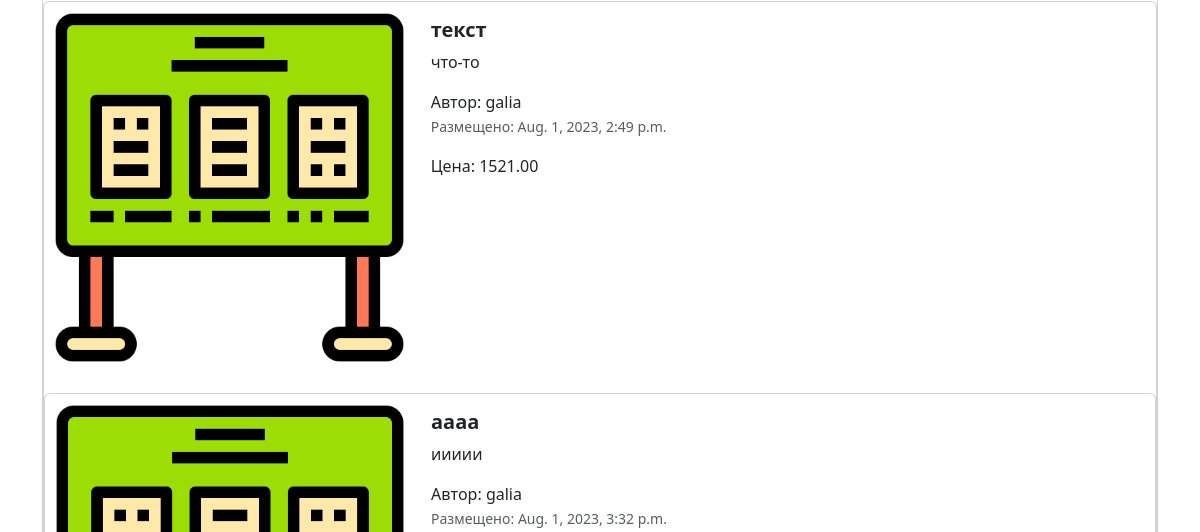
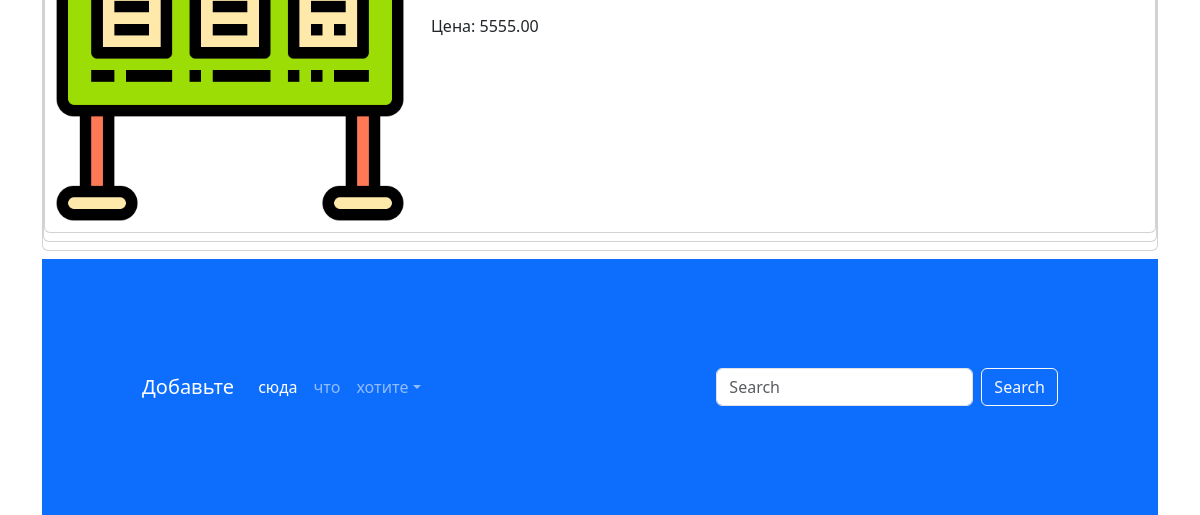
The app's page / (lower part), older data (2 pictures, top to bottom).
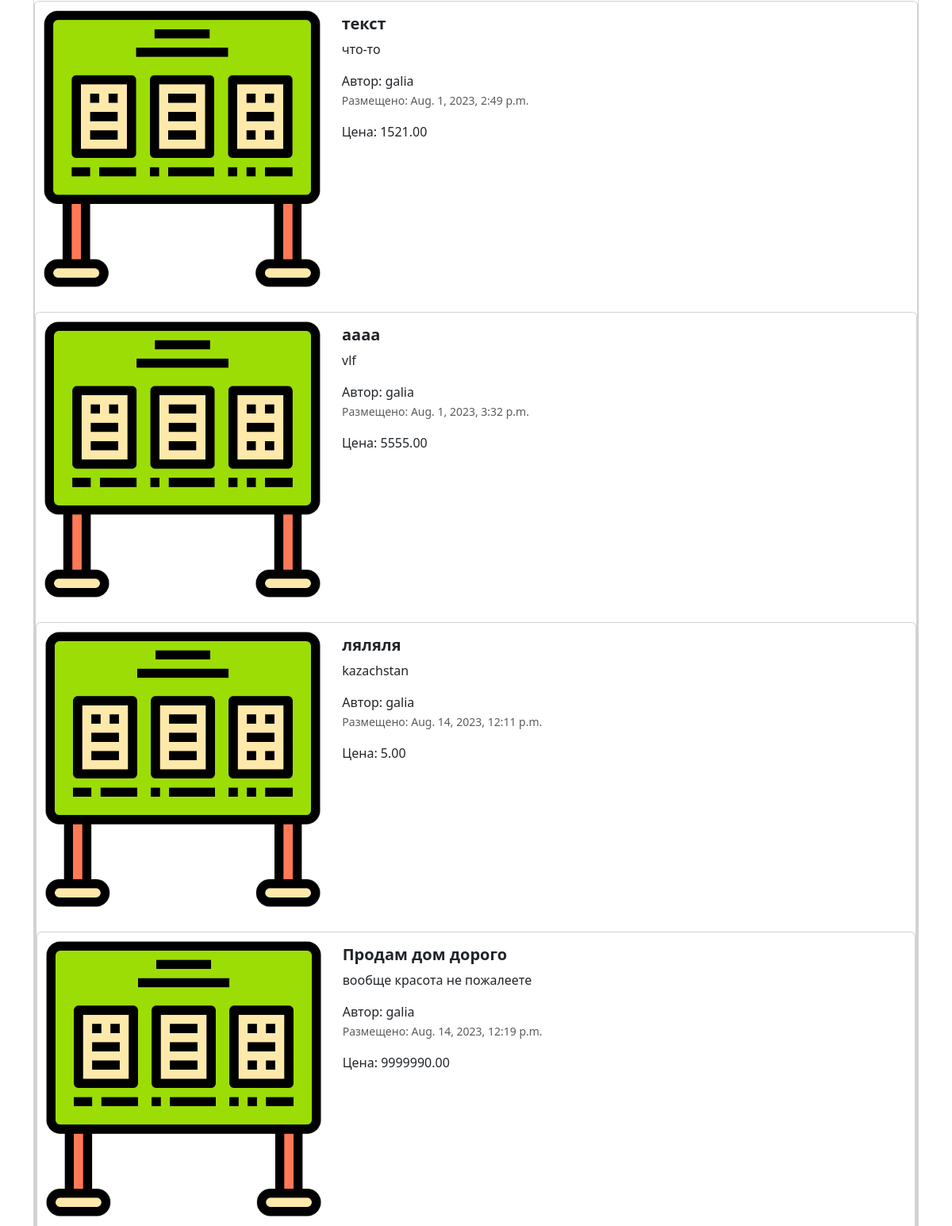
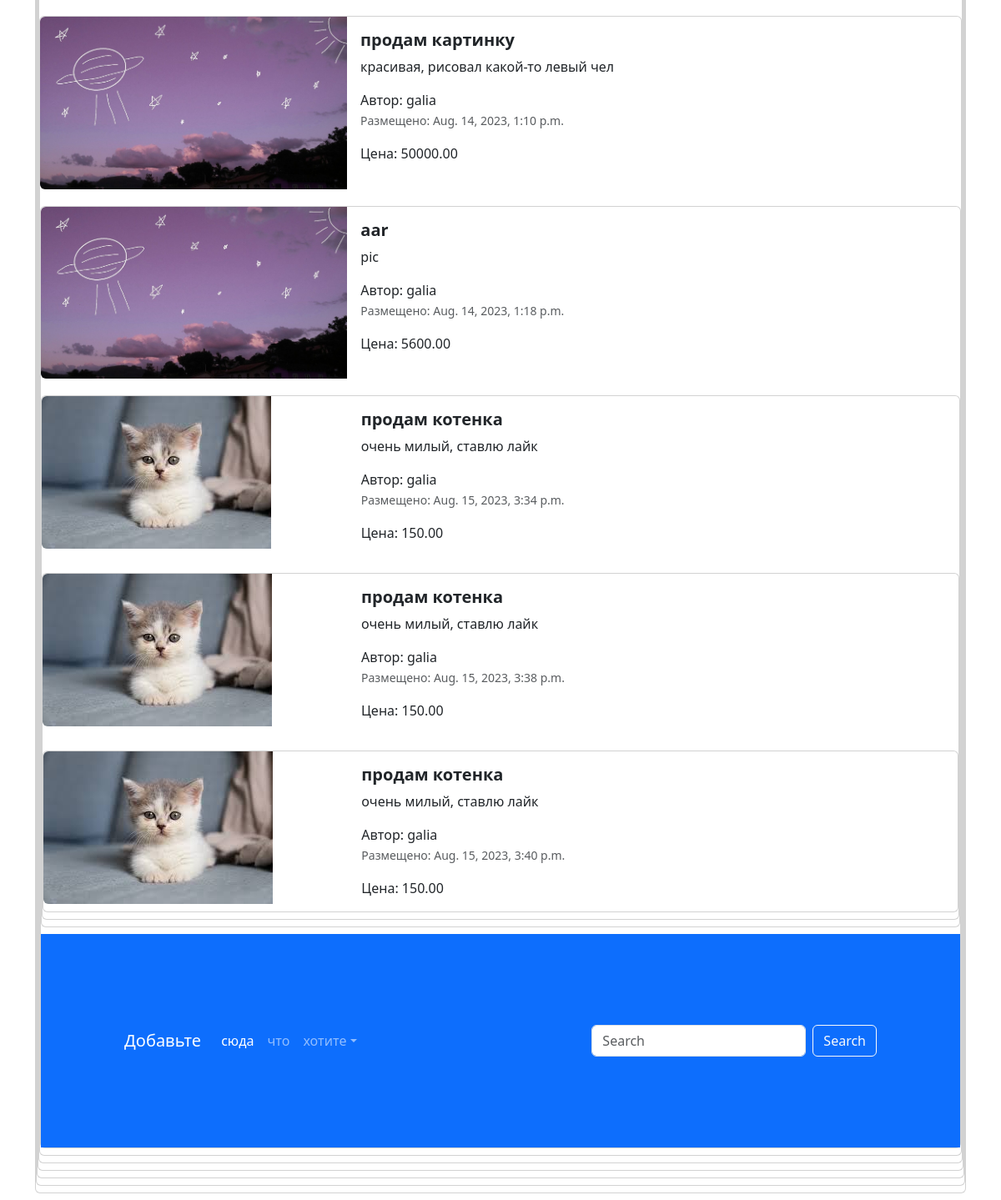
The same page, newer data (2 pictures, top to bottom).
### app_advertisements/models.py (models this page shows, shortened)
class Advertisements(models.Model):
    title = models.CharField("Заголовок", max_length=128)
    description = models.TextField("Описание")
    price = models.DecimalField("Цена", max_digits=10, decimal_places=2)
    auction = models.BooleanField("Торг", help_text="Отметьте, если торг уместен")
    created_at = models.DateTimeField(auto_now_add=True)
    update_at = models.DateTimeField(auto_now=True)
    user = models.ForeignKey(User, verbose_name='пользователь', on_delete=models.CASCADE)
    image = models.ImageField('Изображение', upload_to='advertisements/')
    def get_absolute_url(self):
        return reverse('adv-detail', kwargs={'pk': self.id})

### app_advertisements/views.py (the view)
# urls.py: path('', index, name='main-page'),
def index(request):
    advertisements = Advertisements.objects.all()
    context = {'advertisements': advertisements}
    return render(request, 'app_advertisements/index.html', context)

### templates/app_advertisements/index.html (shortened to what this page needs)
{% extends 'base.html' %}
{% load static %}
{% block content %}
<div class="container">
  <div class="col">
    {% for adv in advertisements %}
    <div class="card mb-2" style="max-width: 1200px; margin-top: 20px;">
      <div class="row g-0">
        <div class="col-md-4">
          <a href="{{ adv.get_absolute_url }}" class="nav-link">
            <img src="{% if adv.image %} {{ adv.image.url }} {% else %} {% static 'img/item.png' %} {% endif %}" class="img-fluid rounded-start" alt="Card title">
          </a>
        </div>
        <div class="col-md-8">
          <div class="card-body">
            <h5 class="card-title">
              <a href="{{ adv.get_absolute_url }}" class="nav-link"><strong>{{adv.title}}</strong></a>
            </h5>
            <a href="{{ adv.get_absolute_url }}" class="nav-link">
              <p class="card-text">
                {{adv.description}}
              </p>
              <span>Автор: {{adv.user}}</span>
              <p class="card-text"><small class="text-muted">Размещено: {{adv.created_at}}</small></p>
              <span>Цена: {{adv.price}}</span>
            </a>
          </div>
        </div>
      </div>
      {% endfor %}
    </div>
  </div>
</div>
<footer style="padding: 100px;" class="bg-primary">
  <nav class="navbar navbar-expand-sm navbar-dark">
    <a class="navbar-brand" href="#">Добавьте</a>
    <div class="collapse navbar-collapse" id="collapsibleNavId">
      <ul class="navbar-nav me-auto mt-2 mt-lg-0">
        <li class="nav-item">
          <a class="nav-link active" href="#" aria-current="page">сюда</a>
        </li>
        <li class="nav-item">
          <a class="nav-link" href="#">что</a>
        </li>
        <li class="nav-item dropdown">
          <a class="nav-link dropdown-toggle" href="#" id="dropdownId" data-bs-toggle="dropdown" aria-haspopup="true"
             aria-expanded="false">хотите</a>
        </li>
      </ul>
      <form class="d-flex my-2 my-lg-0">
        <input class="form-control me-sm-2" type="text" placeholder="Search">
        <button class="btn btn-outline-light my-2 my-sm-0" type="submit">Search</button>
      </form>
    </div>
  </nav>
</footer>
{% endblock %}

### templates/base.html (shortened to what this page needs)
{% load static %}
<!DOCTYPE html>
<html lang="en">
<head>
  <link href="{% static 'css/bootstrap.min.css' %}" rel="stylesheet">
  <link rel="stylesheet" href="{% static 'css/fontello.css' %}">
</head>
<body>
{% block content %}
{% endblock %}
{% block scripts %}
</body>
{% endblock %}
</html>

Row changes from the older to the newer data that the page shows:
changed Advertisements "аааа": description "иииии" → "vlf"
added Advertisements: title "ляляля", description "kazachstan", user "galia", created_at "Aug. 14, 2023, 12:11 p.m.", price "5.00"
added Advertisements: title "Продам дом дорого", description "вообще красота не пожалеете", user "galia", created_at "Aug. 14, 2023, 12:19 p.m.", price "9999990.00"
added Advertisements: image (picture), title "продам картинку", description "красивая, рисовал какой-то левый чел", user "galia", created_at "Aug. 14, 2023, 1:10 p.m.", price "50000.00"
added Advertisements: image (picture), title "aar", description "pic", user "galia", created_at "Aug. 14, 2023, 1:18 p.m.", price "5600.00"
added Advertisements: image (picture), title "продам котенка", description "очень милый, ставлю лайк", user "galia", created_at "Aug. 15, 2023, 3:34 p.m.", price "150.00"
added Advertisements: image (picture), title "продам котенка", description "очень милый, ставлю лайк", user "galia", created_at "Aug. 15, 2023, 3:38 p.m.", price "150.00"
added Advertisements: image (picture), title "продам котенка", description "очень милый, ставлю лайк", user "galia", created_at "Aug. 15, 2023, 3:40 p.m.", price "150.00"
